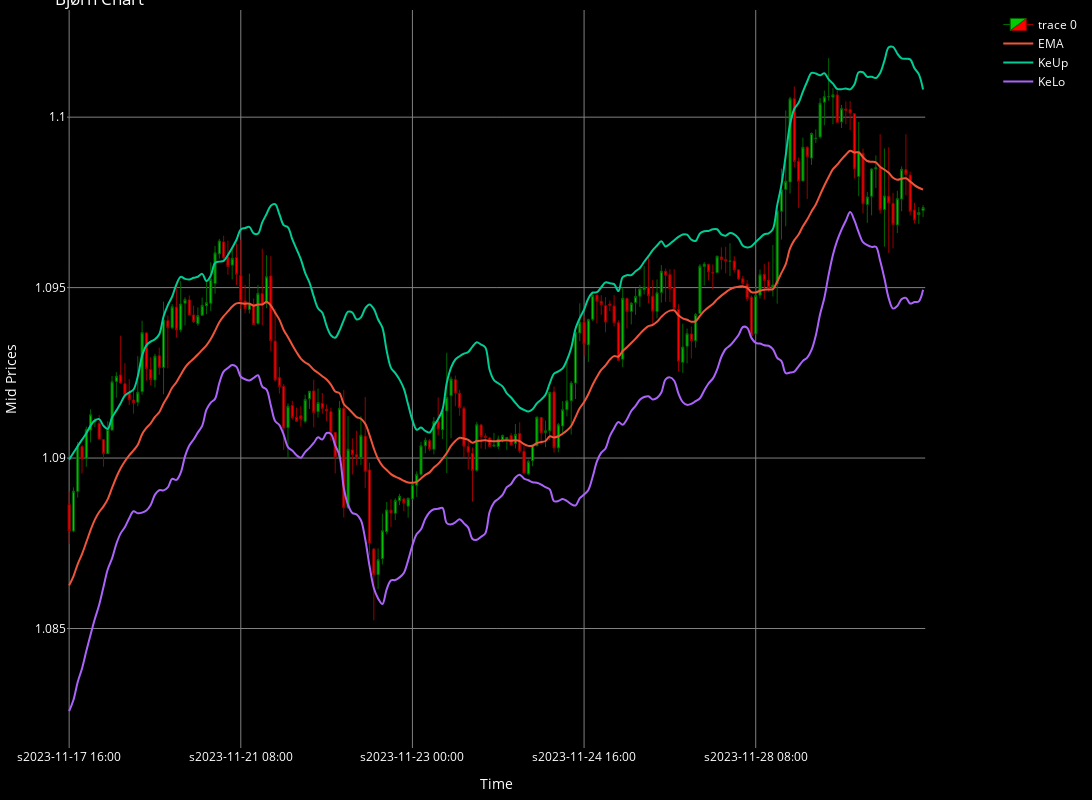

Notebook code cell kept with this figure:
### Code cell
dfp = df_an.iloc[-200:]
cp = CandlePlot(dfp, candles=True)
cp.show_plot(line_traces=['EMA', 'KeUp', 'KeLo'])

### Figure 1 — Plotly figure (JSON) as saved in the notebook; plotly's stock layout.template omitted (floating-point values rounded to 4 significant figures; data arrays with more than 128 entries replaced by an {"elided": "..."} marker saying what was removed)
{"data": [{"close": {"elided": "200 float values"}, "decreasing": {"fillcolor": "#ff0000", "line": {"color": "#990000"}}, "high": {"elided": "200 float values"}, "increasing": {"fillcolor": "#00cc00", "line": {"color": "#006600"}}, "line": {"width": 1}, "low": {"elided": "200 float values"}, "opacity": 1, "open": {"elided": "200 float values"}, "type": "candlestick", "x": {"elided": "200 str values"}}, {"line": {"shape": "spline", "width": 2}, "name": "EMA", "type": "scatter", "x": {"elided": "200 str values"}, "xaxis": "x", "y": {"elided": "200 float values"}, "yaxis": "y"}, {"line": {"shape": "spline", "width": 2}, "name": "KeUp", "type": "scatter", "x": {"elided": "200 str values"}, "xaxis": "x", "y": {"elided": "200 float values"}, "yaxis": "y"}, {"line": {"shape": "spline", "width": 2}, "name": "KeLo", "type": "scatter", "x": {"elided": "200 str values"}, "xaxis": "x", "y": {"elided": "200 float values"}, "yaxis": "y"}], "layout": {"font": {"color": "white", "size": 12}, "height": 800, "margin": {"b": 10, "l": 10, "r": 10, "t": 10}, "paper_bgcolor": "black", "plot_bgcolor": "black", "title": {"text": "Bjørn Chart"}, "width": 1500, "xaxis": {"anchor": "y", "domain": [0, 0.94], "gridcolor": "gray", "nticks": 5, "rangeslider": {"visible": false}, "title": {"text": "Time"}}, "yaxis": {"anchor": "x", "domain": [0, 1], "gridcolor": "gray", "title": {"text": "Mid Prices"}}, "yaxis2": {"anchor": "x", "gridcolor": "gray", "overlaying": "y", "side": "right"}}}
